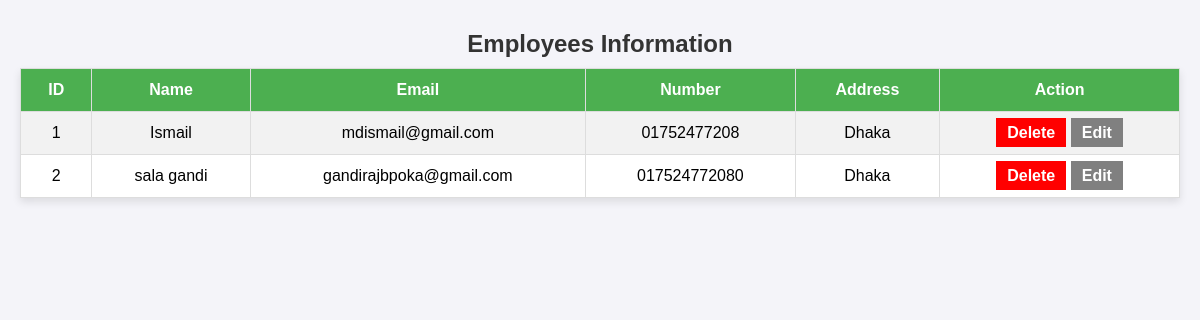
Page /mysql/mysql_conn2.php on the committed database.
### tables this page shows
CREATE TABLE `employees_info` (
  `id` int(11) NOT NULL,
  `name` varchar(100) NOT NULL,
  `email` varchar(100) NOT NULL,
  `number` varchar(100) NOT NULL,
  `address` varchar(100) NOT NULL
);

### mysql/mysql_conn2.php (the view, shortened to what this page needs)
<?php
$conn = mysqli_connect("localhost", "root", "", "student_info");
?>
<!DOCTYPE html>
<html lang="en">
<head>
</head>
<body>
    <table>
        <caption>Employees Information</caption>
        <tr>
            <th>ID</th>
            <th>Name</th>
            <th>Email</th>
            <th>Number</th>
            <th>Address</th>
            <th>Action</th>
        </tr>
        <?php
            $employees = $conn->query("SELECT * FROM employees_info");
            $counter = 1;
            while ($row = $employees->fetch_assoc()) {
                $id = $counter++;
                $name = $row['name'];
                $email = $row['email'];
                $phone = $row['number'];
                $address = $row['address'];
                echo "
                    <tr>
                        <td>$id</td>
                        <td>$name</td>
                        <td>$email</td>
                        <td>$phone</td>
                        <td>$address</td>
                        <td>
                            <a class='delete' href='mysql_conn2.php?delete={$row['id']}'>Delete</a>
                            <a class='edit' href='edit_info.php?edit={$row['id']}'>Edit</a>
                        </td>
                    </tr>";
            }
        ?>
    </table>
</body>
</html>

### mysql/mysql_conn2.php (style rules this page uses)
body { font-family: Arial, sans-serif; background-color: #f4f4f9; margin: 0; padding: 20px; }
table { width: 100%; margin: 0 auto; border-collapse: collapse; background-color: #ffffff; box-shadow: 0 4px 8px rgba(0, 0, 0, 0.1); }
th, td { padding: 12px 15px; text-align: center; border: 1px solid #ddd; }
th { background-color: #4CAF50; color: white; }
tr:nth-child(even) { background-color: #f2f2f2; }
caption { font-size: 24px; font-weight: bold; padding: 10px; color: #333; }
.delete { text-decoration: none; padding: 5px 10px; border: 1px solid red; background-color: red; color: white; font-weight: 600; }
.edit { text-decoration: none; padding: 5px 10px; border: 1px solid gray; background-color: gray; color: white; font-weight: 600; }

### rows in the picture
employees_info: id "1", name "Ismail", email "mdismail@gmail.com", number "01752477208", address "Dhaka"
employees_info: id "2", name "sala gandi", email "gandirajbpoka@gmail.com", number "017524772080", address "Dhaka"
